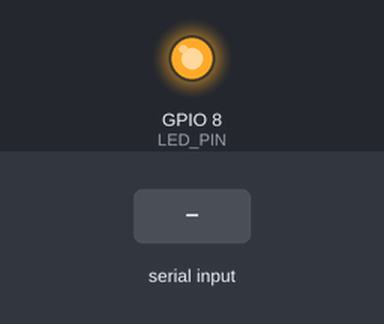
Recording of a program running on a simulated ESP32-C3. On the bench: output pins drawn as LEDs (lit = HIGH). The inputs (shaded band) are chosen by the test bench. Pins used as bus, display or sensor lines are not drawn; what the program prints to the serial monitor is not drawn.

Above: at 1.2 s.
1.3 s: byte 30 received over Serial
Timing chart, 0 to 4.3 s (numbered marks = the images above; inputs shaded):
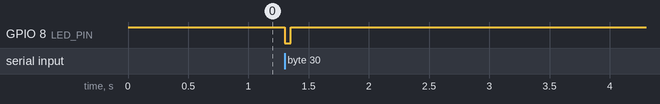

The program:

main.cpp
```cpp
#include <Arduino.h>
#include <driver/gpio.h>

// --- Pin assignments (ESP32-C3 SuperMini) ---
#define CAMERA_TX_PIN 21  // UART1 TX -> Camera RX
#define CAMERA_RX_PIN 20  // UART1 RX <- Camera TX
#define RESET_PIN      4  // Push-pull reset output (active-low)
#define LED_PIN        8  // Onboard status LED

// --- UART config ---
#define CAMERA_BAUD 115200

// --- Escape characters from host ---
#define ESCAPE_RESET  0x12  // Ctrl-R: trigger camera reset
#define ESCAPE_STATUS 0x14  // Ctrl-T: print status line

// --- Reset pulse duration ---
#define RESET_PULSE_MS 200

// --- LED activity timeout ---
#define LED_ACTIVITY_MS 50

// --- State ---
static uint32_t g_bytes_to_camera = 0;
static uint32_t g_bytes_to_host = 0;
static uint32_t g_reset_count = 0;
static bool g_resetting = false;
static unsigned long g_reset_start_ms = 0;
static unsigned long g_led_off_ms = 0;

static void start_reset() {
  g_resetting = true;
  g_reset_start_ms = millis();
  g_reset_count++;
  // Drive reset LOW (active-low assert)
  gpio_set_level(GPIO_NUM_4, 0);
  // LED solid during reset
  digitalWrite(LED_PIN, LOW);  // ESP32-C3 SuperMini LED is active-low
  Serial.printf("\r\n[debugger] Reset pulse started (%u ms) [count=%u]\r\n",
                RESET_PULSE_MS, g_reset_count);
}

static void end_reset() {
  // Drive reset HIGH to release
  gpio_set_level(GPIO_NUM_4, 1);
  g_resetting = false;
  digitalWrite(LED_PIN, HIGH);  // LED off (active-low)
  Serial.printf("[debugger] Reset released, camera booting\r\n");
}

static void print_status() {
  unsigned long uptime_s = millis() / 1000;
  unsigned long h = uptime_s / 3600;
  unsigned long m = (uptime_s % 3600) / 60;
  unsigned long s = uptime_s % 60;
  Serial.printf("\r\n[debugger] Uptime: %luh%02lum%02lus | "
                "To camera: %u bytes | To host: %u bytes | "
                "Resets: %u\r\n",
                h, m, s, g_bytes_to_camera, g_bytes_to_host, g_reset_count);
}

static void led_blink() {
  if (g_resetting) return;  // LED is solid during reset
  digitalWrite(LED_PIN, LOW);  // ON (active-low)
  g_led_off_ms = millis() + LED_ACTIVITY_MS;
}

void setup() {
  // Status LED
  pinMode(LED_PIN, OUTPUT);
  digitalWrite(LED_PIN, HIGH);  // OFF (active-low)

  // Reset pin: push-pull, drive HIGH (inactive) by default.
  // Camera RST pad has no pull-up, so we actively hold it HIGH.
  // NOTE: The SSC338Q RST pin may require a devmem register write on the
  // camera side to configure the pad as a reset input before this works.
  gpio_reset_pin(GPIO_NUM_4);
  gpio_set_direction(GPIO_NUM_4, GPIO_MODE_INPUT_OUTPUT);
  gpio_set_level(GPIO_NUM_4, 1);

  // USB CDC serial to host
  Serial.begin(CAMERA_BAUD);

  // Wait for USB CDC to be ready (up to 3s, then continue headless)
  unsigned long waitStart = millis();
  while (!Serial && (millis() - waitStart < 3000)) {
    delay(10);
  }

  // ESP32-C3 bootloader maps UART0 to GPIO20/21 by default.
  // Detach it before we use those pins for UART1, otherwise UART0 TX
  // leaks ESP-IDF log output to the camera and corrupts the link.
  gpio_reset_pin(GPIO_NUM_20);
  gpio_reset_pin(GPIO_NUM_21);

  // Hardware UART1 to camera
  Serial1.begin(CAMERA_BAUD, SERIAL_8N1, CAMERA_RX_PIN, CAMERA_TX_PIN);

  // Drain any noise from floating RX before entering main loop
  delay(50);
  while (Serial1.available()) Serial1.read();

  Serial.println("\r\n[debugger] SSC338Q UART Debugger ready");
  Serial.println("[debugger] Ctrl-R = reset camera | Ctrl-T = status");
}

void loop() {
  unsigned long now = millis();

  // Check reset pulse completion
  if (g_resetting && (now - g_reset_start_ms >= RESET_PULSE_MS)) {
    end_reset();
  }

  // Host -> Camera (with escape handling)
  while (Serial.available()) {
    int b = Serial.read();
    if (b == ESCAPE_RESET) {
      if (!g_resetting) start_reset();
    } else if (b == ESCAPE_STATUS) {
      print_status();
    } else {
      Serial1.write((uint8_t)b);
      g_bytes_to_camera++;
      led_blink();
    }
  }

  // Camera -> Host
  while (Serial1.available()) {
    int b = Serial1.read();
    Serial.write((uint8_t)b);
    g_bytes_to_host++;
    led_blink();
  }

  // LED activity timeout
  if (!g_resetting && g_led_off_ms && now >= g_led_off_ms) {
    digitalWrite(LED_PIN, HIGH);  // OFF (active-low)
    g_led_off_ms = 0;
  }
}
```

Measured:
- after the input at 1.3 s, GPIO 8 (LED_PIN): HIGH → LOW at once, → HIGH 0.05 s later
